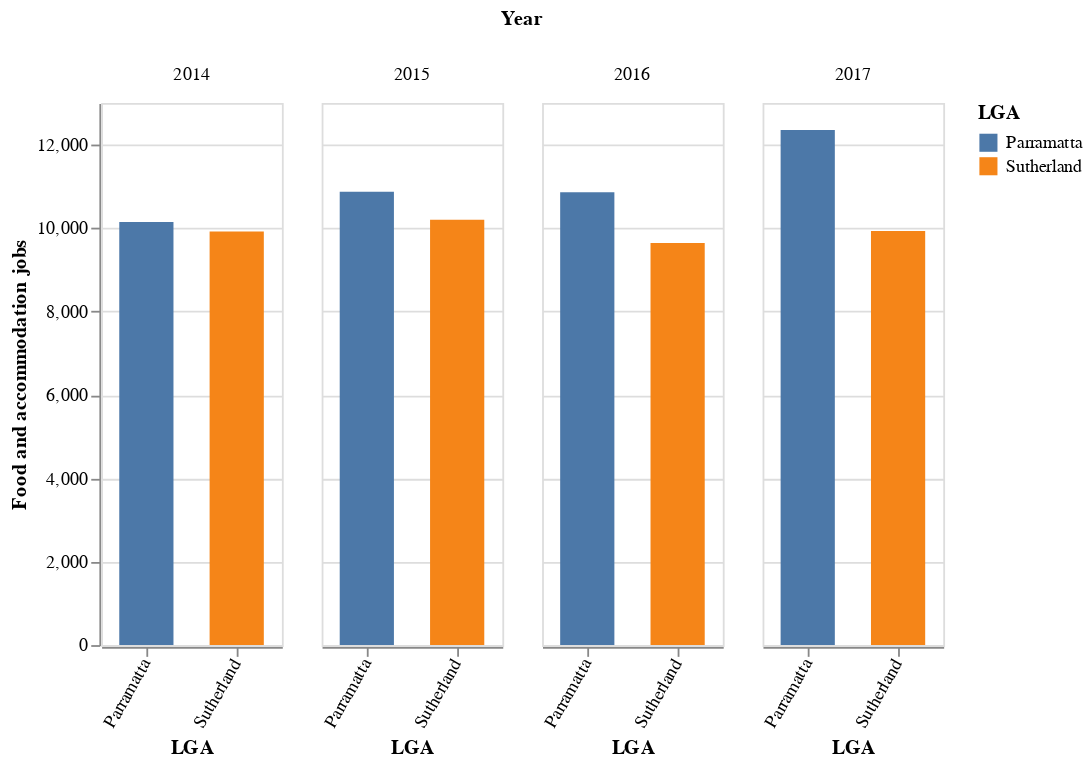

Write notebook code for a chart like this one.
### Markdown cell above
**Display the grouped bar chart for job status in hospitality industry for Parramatta and Sutherland**

### Code cell
displayChart('Food and accommodation jobs',jobs)

### Figure 1 — Vega-Lite specification as saved in the notebook (floating-point values rounded to 4 significant figures)
{"config": {"view": {"continuousWidth": 400, "continuousHeight": 300}}, "data": {"name": "data-fec98b279245964ea35fb3cbc0799a68"}, "mark": {"type": "bar", "size": 30}, "encoding": {"color": {"type": "nominal", "field": "LGA"}, "column": {"type": "nominal", "field": "Year"}, "x": {"type": "nominal", "axis": {"labelAngle": 300}, "field": "LGA"}, "y": {"type": "quantitative", "axis": {"title": "Food and accommodation jobs"}, "field": "Count"}}, "width": {"step": 50}, "$schema": "https://vega.github.io/schema/vega-lite/v4.8.1.json", "datasets": {"data-fec98b279245964ea35fb3cbc0799a68": [{"LGA": "Parramatta", "Description": "Number of Employee Jobs - Accommodation and food services", "Year": "2014", "Count": 10150.0}, {"LGA": "Parramatta", "Description": "Number of Employee Jobs - Accommodation and food services", "Year": "2015", "Count": 10870.0}, {"LGA": "Parramatta", "Description": "Number of Employee Jobs - Accommodation and food services", "Year": "2016", "Count": 10860.0}, {"LGA": "Parramatta", "Description": "Number of Employee Jobs - Accommodation and food services", "Year": "2017", "Count": 12350.0}, {"LGA": "Sutherland", "Description": "Number of Employee Jobs - Accommodation and food services", "Year": "2014", "Count": 9920.0}, {"LGA": "Sutherland", "Description": "Number of Employee Jobs - Accommodation and food services", "Year": "2015", "Count": 10200.0}, {"LGA": "Sutherland", "Description": "Number of Employee Jobs - Accommodation and food services", "Year": "2016", "Count": 9640.0}, {"LGA": "Sutherland", "Description": "Number of Employee Jobs - Accommodation and food services", "Year": "2017", "Count": 9932.0}]}}
